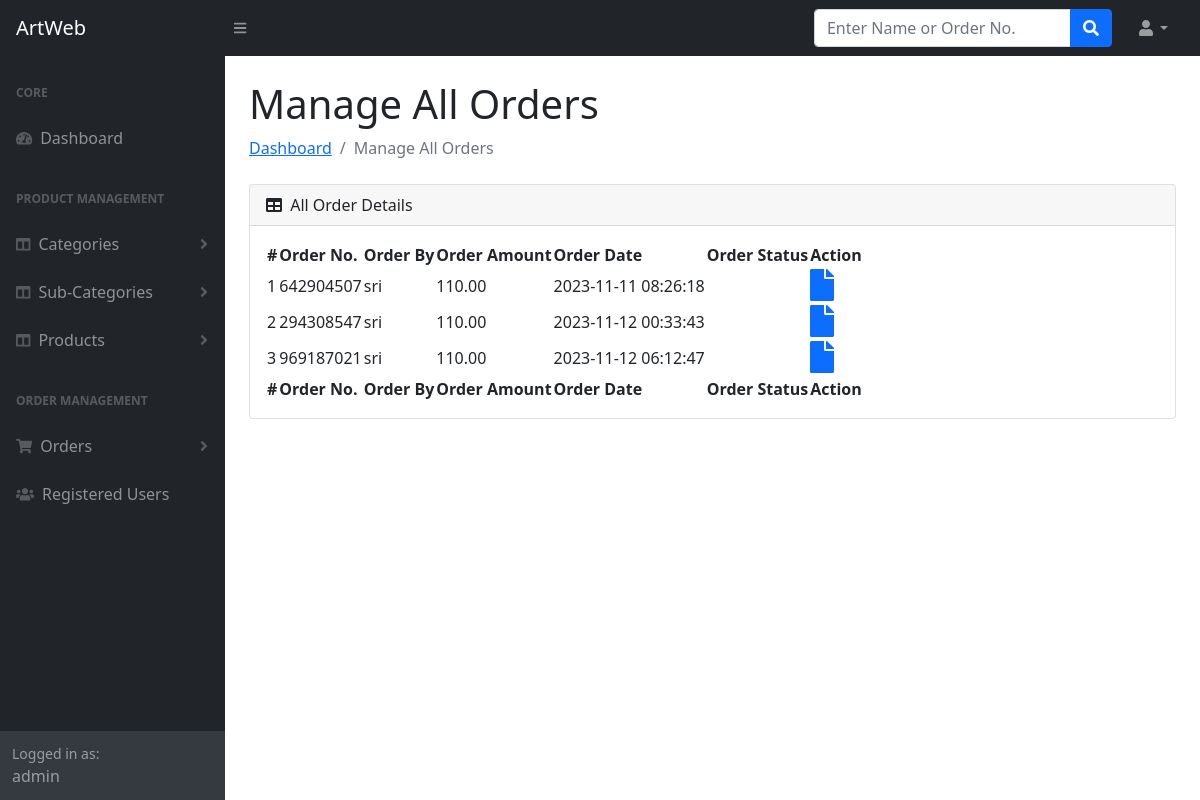
/admin/all-orders.php (signed in), run on the app's committed database.
### tables this page shows
CREATE TABLE `orders` (
  `id` int(11) NOT NULL,
  `orderNumber` bigint(12) DEFAULT NULL,
  `userId` int(11) DEFAULT NULL,
  `addressId` int(11) DEFAULT NULL,
  `totalAmount` decimal(10,2) DEFAULT NULL,
  `txnType` varchar(200) DEFAULT NULL,
  `txnNumber` varchar(50) DEFAULT NULL,
  `orderStatus` varchar(120) DEFAULT NULL,
  `orderDate` timestamp NOT NULL DEFAULT current_timestamp()
);

CREATE TABLE `users` (
  `id` int(11) NOT NULL,
  `name` varchar(255) DEFAULT NULL,
  `email` varchar(255) DEFAULT NULL,
  `contactno` bigint(11) DEFAULT NULL,
  `password` varchar(255) DEFAULT NULL,
  `regDate` timestamp NOT NULL DEFAULT current_timestamp(),
  `updationDate` timestamp NULL DEFAULT NULL ON UPDATE current_timestamp()
);

### admin/all-orders.php (the view, shortened to what this page needs)
<?php session_start();
include_once('includes/config.php');
if(strlen( $_SESSION["aid"])==0)
{
header('location:logout.php');
} else {
?>
<!DOCTYPE html>
<html lang="en">
    <head>
        <link href="https://cdn.jsdelivr.net/npm/simple-datatables@latest/dist/style.css" rel="stylesheet" />
        <link href="css/styles.css" rel="stylesheet" />
    </head>
    <body class="sb-nav-fixed">
 <?php include_once('includes/header.php');?>
        <div id="layoutSidenav">
       <?php include_once('includes/sidebar.php');?>
            <div id="layoutSidenav_content">
                <main>
                    <div class="container-fluid px-4">
                        <h1 class="mt-4">Manage All Orders</h1>
                        <ol class="breadcrumb mb-4">
                            <li class="breadcrumb-item"><a href="dashboard.php">Dashboard</a></li>
                            <li class="breadcrumb-item active">Manage All Orders</li>
                        </ol>
                        <div class="card mb-4">
                            <div class="card-header">
                                <i class="fas fa-table me-1"></i>
                               All Order Details
                            </div>
                            <div class="card-body">
                                <table id="datatablesSimple">
                                    <thead>
                                        <tr>
                                            <th>#</th>
                                            <th>Order No.</th>
                                            <th>Order By</th>
                                            <th>Order Amount</th>
                                            <th>Order Date</th>
                                            <th>Order Status</th>
                                            <th>Action</th>
                                        </tr>
                                    </thead>
                                    <tfoot>
                                        <tr>
                                            <th>#</th>
                                            <th>Order No.</th>
                                            <th>Order By</th>
                                            <th>Order Amount</th>
                                            <th>Order Date</th>
                                            <th>Order Status</th>
                                            <th>Action</th>
                                        </tr>
                                    </tfoot>
                                    <tbody>
<?php $query=mysqli_query($con,"SELECT orders.id,orderNumber,totalAmount,orderStatus,orderDate,users.name,users.contactno
    FROM `orders` join users on users.id=orders.userId");
$cnt=1;
while($row=mysqli_fetch_array($query))
{
?>
                                <tr>
                                            <td><?php echo htmlentities($cnt);?></td>
                                            <td><?php echo htmlentities($row['orderNumber']);?></td>
                                            <td><?php echo htmlentities($row['name']);?></td>
                                            <td> <?php echo htmlentities($row['totalAmount']);?></td>
                                            <td><?php echo htmlentities($row['orderDate']);?></td>
                                            <td><?php echo htmlentities($row['orderStatus']);?></td>
                                            <td>
                                            <a href="order-details.php?orderid=<?php echo $row['id']?>" target="_blank">
                                                <i class="fas fa-file fa-2x" title="View Order Details"></i></a></td>
                                        </tr>
                                        <?php $cnt=$cnt+1; } ?>
                                    </tbody>
                                </table>
                            </div>
                        </div>
                    </div>
                </main>
            </div>
        </div>
    </body>
</html>
<?php } ?>

### data on the page
orders: orderNumber "642904507", userId.name "sri", totalAmount "110.00", orderDate "2023-11-11 08:26:18"
orders: orderNumber "294308547", userId.name "sri", totalAmount "110.00", orderDate "2023-11-12 00:33:43"
orders: orderNumber "969187021", userId.name "sri", totalAmount "110.00", orderDate "2023-11-12 06:12:47"

### other printed values
$_SESSION['alogin'] "admin"
